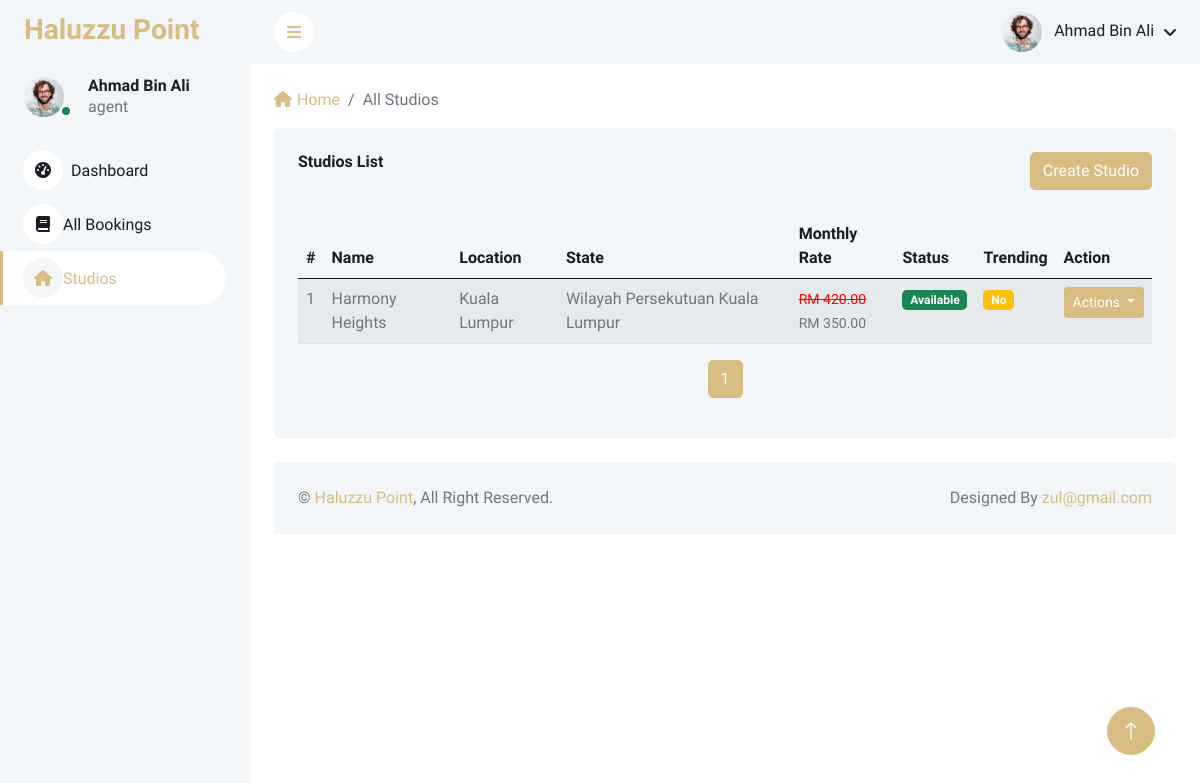
/haluzzu/agent/studios-list (signed in), run on the app's committed database.
### tables this page shows
CREATE TABLE `agents` (
  `agent_id` int(11) NOT NULL,
  `user_id` int(11) DEFAULT NULL,
  `business_name` varchar(255) DEFAULT NULL,
  `studio_location` varchar(255) DEFAULT NULL,
  `state` varchar(50) DEFAULT NULL
);

CREATE TABLE `users` (
  `user_id` int(11) NOT NULL,
  `name` varchar(100) NOT NULL,
  `email` varchar(100) NOT NULL,
  `image_profile` varchar(366) DEFAULT NULL,
  `password` varchar(255) NOT NULL,
  `phone_number` varchar(20) DEFAULT NULL,
  `user_type` enum('student','agent','admin') NOT NULL,
  `created_at` timestamp NOT NULL DEFAULT current_timestamp(),
  `updated_at` timestamp NOT NULL DEFAULT current_timestamp() ON UPDATE current_timestamp()
);

CREATE TABLE `studios` (
  `studio_id` int(11) NOT NULL,
  `studio_name` varchar(100) NOT NULL,
  `image_cover` varchar(700) NOT NULL,
  `location` varchar(255) NOT NULL,
  `state` varchar(50) NOT NULL,
  `capacity` int(11) NOT NULL,
  `facilities` text DEFAULT NULL,
  `slug` varchar(255) NOT NULL,
  `type` varchar(255) NOT NULL,
  `description` text NOT NULL,
  `original_monthly_rate` decimal(10,2) NOT NULL,
  `monthly_rate` decimal(10,2) NOT NULL,
  `availability_status` enum('available','under maintenance') DEFAULT 'available',
  `trending` int(5) DEFAULT 0,
  `created_at` timestamp NOT NULL DEFAULT current_timestamp(),
  `updated_at` timestamp NOT NULL DEFAULT current_timestamp() ON UPDATE current_timestamp(),
  `address` varchar(255) DEFAULT NULL,
  `master_bedroom` int(11) DEFAULT 0,
  `regular_bedroom` int(11) DEFAULT 0,
  `small_bedroom` int(11) DEFAULT 0,
  `master_bath` int(11) DEFAULT 0,
  `regular_bath` int(11) DEFAULT 0,
  `small_bath` int(11) DEFAULT 0,
  `agent_id` int(50) DEFAULT NULL,
  `latitude` decimal(9,6) DEFAULT NULL,
  `longitude` decimal(9,6) DEFAULT NULL
);

### index2.php (called while the page is built, shortened)
<?php
    require "router.php";
?>

### config.php (called while the page is built, shortened)
<?php
$base_url = '/haluzzu';
$system_name = 'Haluzzu Point';
?>

### controller/functions.php (called while the page is built, shortened)
<?php
function getCurrentUser($conn, $user_id)
{
    $query = "
        SELECT users.*, agents.*, admin.*, students.*
        FROM users
        LEFT JOIN agents ON users.user_id = agents.user_id
        LEFT JOIN admin ON users.user_id = admin.user_id
        LEFT JOIN students ON users.user_id = students.user_id
        WHERE users.user_id = $user_id
    ";
    $query_run = mysqli_query($conn, $query);
    if ($query_run && mysqli_num_rows($query_run) > 0) {
        return mysqli_fetch_assoc($query_run);
    } else {
        return null;
    }
}
function getAgentByUserId($conn, $user_id)
{
    $query = "SELECT a.agent_id
              FROM agents a
              JOIN users u ON a.user_id = u.user_id
              WHERE u.user_id = ?";
    $stmt = mysqli_prepare($conn, $query);
    mysqli_stmt_bind_param($stmt, 'i', $user_id);
    mysqli_stmt_execute($stmt);
    $result = mysqli_stmt_get_result($stmt);
    return mysqli_fetch_assoc($result);
}
function getAllStudioAgent($conn, $limit, $offset, $agent_id)
{
    $query = "
        SELECT
            agents.agent_id,
            users.name AS agent_name,
            users.email,
            users.phone_number,
            studios.*,
            agents.*,
            users.*
        FROM studios
        JOIN agents ON agents.agent_id = studios.agent_id
        JOIN users ON users.user_id = agents.user_id
        WHERE studios.agent_id = $agent_id
        ORDER BY studios.created_at DESC
        LIMIT $limit OFFSET $offset";
    return mysqli_query($conn, $query);
}
function getTotalStudiosAgent($conn, $agent_id)
{
    $query = "
        SELECT COUNT(*) AS total
        FROM studios
        WHERE agent_id = $agent_id";
    $result = mysqli_query($conn, $query);
    $row = mysqli_fetch_assoc($result);
    return $row['total'];
}

### agent/views/studios-list.php (the view, shortened to what this page needs)
<?php
include 'controller/dbconnect.php';
include 'controller/functions.php';
include 'config.php';
$limit = 10;
$agent_data = getAgentByUserId($conn, $_SESSION['user_id']);
$agent_id = $agent_data['agent_id'] ?? null;
$page = isset($_GET['page']) ? (int)$_GET['page'] : 1;
$offset = ($page - 1) * $limit;
$total = getTotalStudiosAgent($conn, $agent_id);
$studios = getAllStudioAgent($conn, $limit, $offset, $agent_id);
$total_pages = ceil($total / $limit);
?>
<?php include 'agent/views/components/header.php'; ?>
<body>
    <div class="container-fluid position-relative bg-white d-flex p-0">
        <?php include 'agent/views/components/sidebar.php'; ?>
        <div class="content">
            <?php include 'agent/views/components/navbar.php'; ?>
            <div class="container-fluid pt-4 px-4">
                <nav aria-label="breadcrumb">
                    <ol class="breadcrumb">
                        <li class="breadcrumb-item"><a href="<?= $base_url; ?>/<?= $user_type; ?>/dashboard"><i class="fa-solid fa-house" style="margin-right: 5px;"></i>Home</a></li>
                        <li class="breadcrumb-item active" aria-current="page">All Studios</li>
                    </ol>
                </nav>
                <div class="row g-4">
                    <div class="col-12">
                        <div class="bg-light rounded h-100 p-4">
                            <div class="d-flex justify-content-between">
                                <h6 class="mb-4">Studios List</h6>
                                <a href="<?= $base_url; ?>/<?= $user_type; ?>/studioCreate">
                                    <div class="btn btn-primary mb-4">Create Studio</div>
                                </a>
                            </div>
                            <table class="table table-striped">
                                <thead>
                                    <tr class="text-dark">
                                        <th scope="col">#</th>
                                        <th scope="col">Name</th>
                                        <th scope="col">Location</th>
                                        <th scope="col">State</th>
                                        <th scope="col">Monthly Rate</th>
                                        <th scope="col">Status</th>
                                        <th scope="col">Trending</th>
                                        <th scope="col">Action</th>
                                    </tr>
                                </thead>
                                <tbody>
                                    <?php if (mysqli_num_rows($studios) > 0) : ?>
                                        <?php
                                        $counter = $offset + 1;
                                        ?>
                                        <?php while ($row = mysqli_fetch_assoc($studios)) : ?>
                                            <tr>
                                                <td><?php echo $counter++; ?></td>
                                                <td><?php echo $row['studio_name']; ?></td>
                                                <td><?php echo $row['location']; ?></td>
                                                <td><?php echo $row['state']; ?></td>
                                                <?php
                                                $original_monthly_rate = $row['original_monthly_rate'];
                                                $monthly_rate = $row['monthly_rate'];
                                                ?>
                                                <td><?php if ($monthly_rate > 0 && $monthly_rate < $original_monthly_rate) { ?>
                                                        <small>
                                                            <span style="text-decoration: line-through; color: red;">RM <?php echo number_format($original_monthly_rate, 2); ?></span>
                                                            <br>RM <?php echo number_format($monthly_rate, 2); ?>
                                                        </small>
                                                    <?php } else { ?>
                                                        <small>
                                                            RM <?php echo number_format($original_monthly_rate, 2); ?>
                                                        </small>
                                                    <?php } ?>
                                                </td>
                                                <td>
                                                    <?php
                                                    if ($row['availability_status'] == 'available') {
                                                        echo '<span class="badge bg-success">Available</span>';
                                                    } else if ($row['availability_status'] == 'under maintenance') {
                                                        echo '<span class="badge bg-danger">Under Maintenance</span>';
                                                    }
                                                    ?>
                                                </td>
                                                <td>
                                                    <?php
                                                    if ($row['trending'] == 1) {
                                                        echo '<span class="badge bg-success">Yes</span>';
                                                    } else {
                                                        echo '<span class="badge bg-warning">No</span>';
                                                    }
                                                    ?>
                                                </td>
                                                <td>
                                                    <div class="btn-group">
                                                        <button type="button" class="btn btn-sm btn-primary dropdown-toggle" data-bs-toggle="dropdown" aria-expanded="false">
                                                            Actions
                                                        </button>
                                                    </div>
                                                </td>
                                            </tr>
                                        <?php endwhile; ?>
                                    <?php else : ?>
                                        <tr>
                                            <td colspan="8" class="text-center">No recent studios found</td>
                                        </tr>
                                    <?php endif; ?>
                                </tbody>
                            </table>
                            <nav aria-label="Page navigation">
                                <ul class="pagination justify-content-center">
                                    <?php for ($i = 1; $i <= $total_pages; $i++): ?>
                                        <li class="page-item <?php echo $i == $page ? 'active' : ''; ?>">
                                            <a class="page-link" href="?page=<?php echo $i; ?>"><?php echo $i; ?></a>
                                        </li>
                                    <?php endfor; ?>
                                </ul>
                            </nav>
                        </div>
                    </div>
                </div>
            </div>
            <?php include 'agent/views/components/footer.php'; ?>
</body>
</html>

### agent/views/components/sidebar.php (shortened to what this page needs)
<div class="sidebar pe-4 pb-3">
    <nav class="navbar bg-light navbar-light">
        <a href="<?= $base_url ?>" class="navbar-brand mx-4 mb-3">
            <h3 class="text-primary"><?= $system_name ?></h3>
        </a>
        <div class="d-flex align-items-center ms-4 mb-4">
            <div class="position-relative">
                <img class="rounded-circle me-lg-2" src="<?php echo $base_url; ?>/uploads/<?php echo htmlspecialchars($image_profile); ?>" alt="Profile Image" style="width: 40px; height: 40px;">
                <div class="bg-success rounded-circle border border-2 border-white position-absolute end-0 bottom-0 p-1"></div>
            </div>
            <div class="ms-3">
                <h6 class="mb-0"><?= ucwords($current_user['name']) ?></h6>
                <span><?= $current_user['user_type'] ?></span>
            </div>
        </div>
        <div class="navbar-nav w-100">
            <?php
               $current_url = parse_url($_SERVER['REQUEST_URI'], PHP_URL_PATH);
               $is_dashboard = strpos($current_url, 'dashboard') !== false;
               $is_bookings = strpos($current_url, 'booking') !== false;
               $is_studios = strpos($current_url, 'studio') !== false;
               ?>
            <nav>
                <a href="<?= $base_url; ?>/<?= $user_type ?>/dashboard" class="nav-item nav-link <?= $is_dashboard ? 'active' : ''; ?>">
                    <i class="fa fa-tachometer-alt me-2"></i>Dashboard
                </a>
                <a href="<?= $base_url; ?>/<?= $user_type ?>/bookings-list" class="nav-item nav-link <?= $is_bookings ? 'active' : ''; ?>">
                    <i class="fa-solid fa-book"></i>All Bookings
                </a>
                <a href="<?= $base_url; ?>/<?= $user_type ?>/studios-list" class="nav-item nav-link <?= $is_studios ? 'active' : ''; ?>">
                    <i class="fa-solid fa-house"></i>Studios
                </a>
            </nav>
        </div>
    </nav>
</div>

### agent/views/components/navbar.php (shortened to what this page needs)
<nav class="navbar navbar-expand bg-light navbar-light sticky-top px-4 py-0">
    <a href="#" class="sidebar-toggler flex-shrink-0">
        <i class="fa fa-bars"></i>
    </a>
    <div class="navbar-nav align-items-center ms-auto">
        <div class="nav-item dropdown">
            <a href="#" class="nav-link dropdown-toggle" data-bs-toggle="dropdown">
                <img class="rounded-circle me-lg-2" src="<?php echo $base_url; ?>/uploads/<?php echo htmlspecialchars($image_profile); ?>" alt="" style="width: 40px; height: 40px;">
                <span class="d-none d-lg-inline-flex"><?= ucwords($current_user['name']) ?></span>
            </a>
        </div>
    </div>
</nav>

### agent/css/style.css (style rules this page uses)
:root { --primary: #D9BC82; --light: #F3F6F9; --dark: #191C24; }
.btn { transition: .5s; }
.btn.btn-primary { color: #FFFFFF; }
.sidebar { position: fixed; top: 0; left: 0; bottom: 0; width: 250px; height: 100vh; overflow-y: auto; background: var(--light); transition: 0.5s; z-index: 999; }
.content { margin-left: 250px; min-height: 100vh; background: #FFFFFF; transition: 0.5s; }
@media (min-width: 992px) { .sidebar { margin-left: 0; } }
@media (min-width: 992px) { .content { width: calc(100% - 250px); } }
.sidebar .navbar .navbar-nav .nav-link { padding: 7px 20px; color: var(--dark); font-weight: 500; border-left: 3px solid var(--light); border-radius: 0 30px 30px 0; outline: none; }
.sidebar .navbar .navbar-nav .nav-link:hover, .sidebar .navbar .navbar-nav .nav-link.active { color: var(--primary); background: #FFFFFF; border-color: var(--primary); }
.sidebar .navbar .navbar-nav .nav-link i { width: 40px; height: 40px; display: inline-flex; align-items: center; justify-content: center; background: #FFFFFF; border-radius: 40px; }
.sidebar .navbar .navbar-nav .nav-link:hover i, .sidebar .navbar .navbar-nav .nav-link.active i { background: var(--light); }
.content .navbar .navbar-nav .nav-link { margin-left: 25px; padding: 12px 0; color: var(--dark); outline: none; }
.content .navbar .sidebar-toggler, .content .navbar .navbar-nav .nav-link i { width: 40px; height: 40px; display: inline-flex; align-items: center; justify-content: center; background: #FFFFFF; border-radius: 40px; }
.content .navbar .dropdown-toggle::after { margin-left: 6px; vertical-align: middle; border: none; content: "\f107"; font-family: "Font Awesome 5 Free"; font-weight: 900; transition: .5s; }

### data on the page
agents: user.image_profile (picture), user.name "Ahmad Bin Ali", user.user_type "agent"
studios: studio_name "Harmony Heights", location "Kuala Lumpur", agent.state "Wilayah Persekutuan Kuala Lumpur", original_monthly_rate "420.00", monthly_rate "350.00", availability_status "Available", trending "No"

### other printed values
$system_name "Haluzzu Point"
$email "zul@gmail.com"
